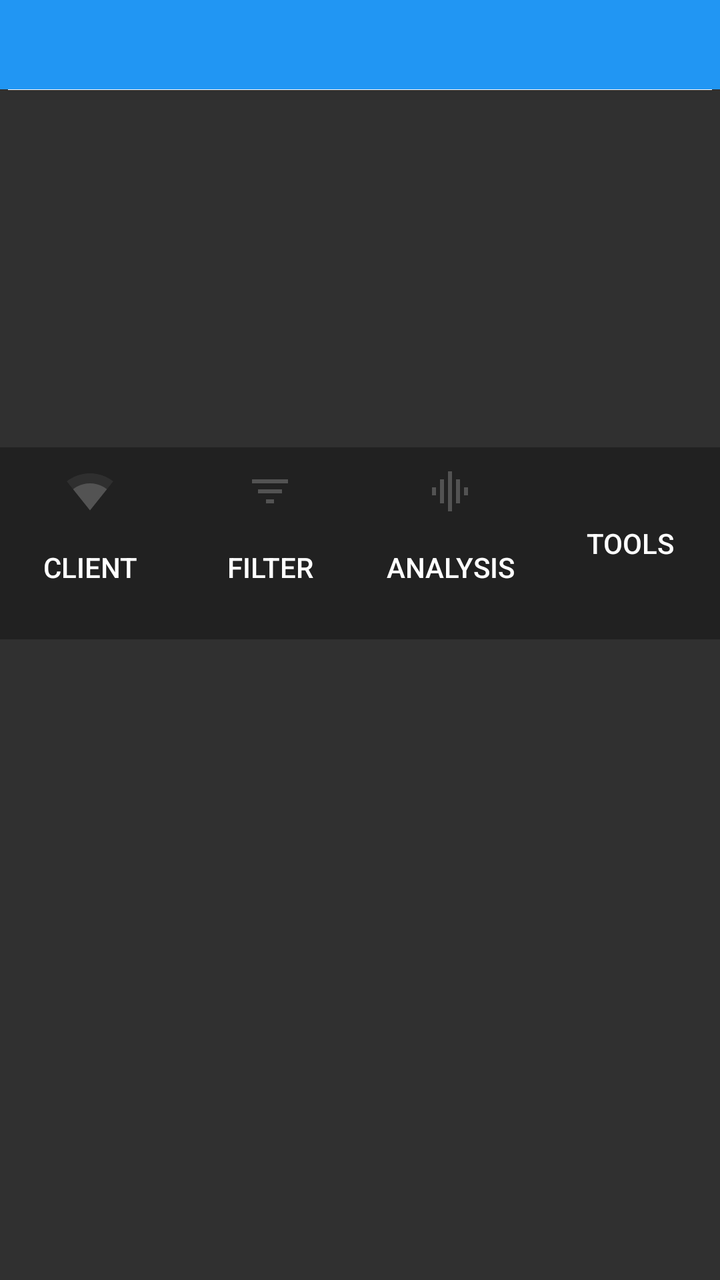
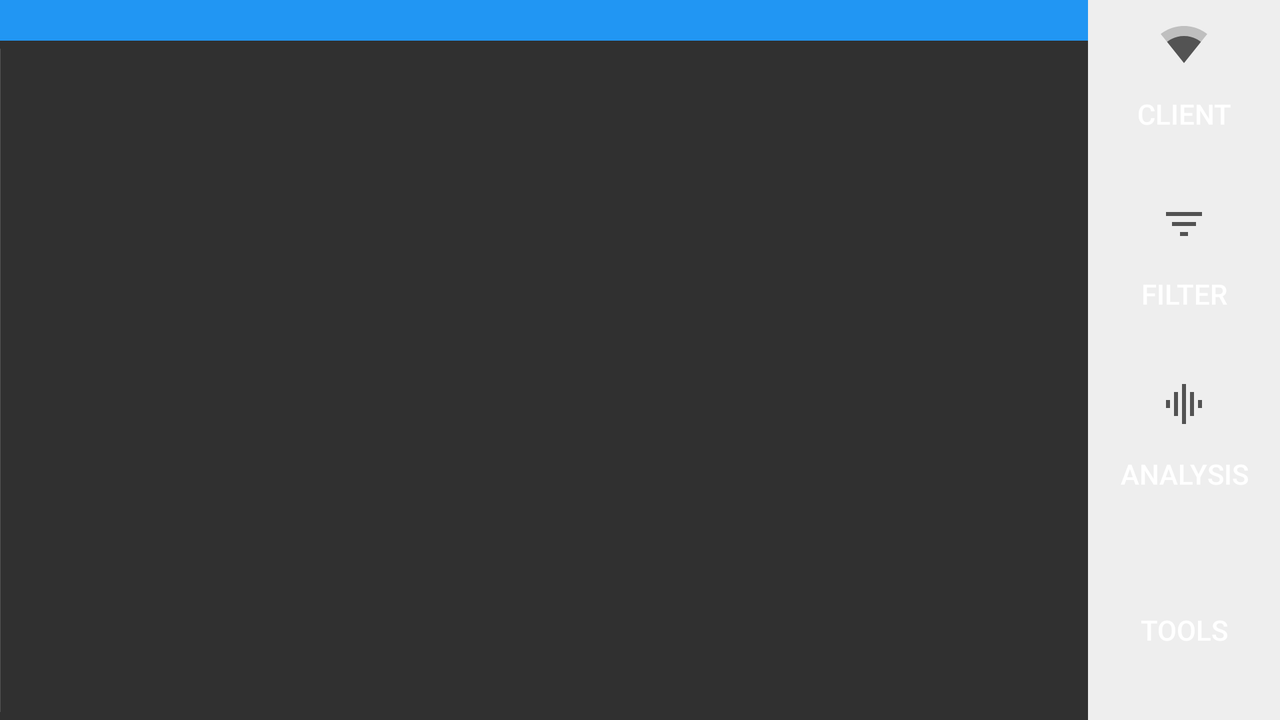

The same Android screen from two of the app's own layout files: first res/layout/ as a phone draws it, then the repository's variant for another configuration, drawn on a device whose configuration selects that folder. Both files follow.
<!-- AndroidManifest.xml: application theme AppTheme -->
<!-- res/layout/fragment_main.xml -->
<?xml version="1.0" encoding="utf-8"?>
<LinearLayout xmlns:android="http://schemas.android.com/apk/res/android"
    xmlns:tools="http://schemas.android.com/tools"
    android:id="@+id/fragment_main_layout"
    android:layout_width="match_parent"
    android:layout_height="match_parent"
    android:orientation="vertical"
    android:weightSum="1">

    <TextView
        android:id="@+id/fragment_main_txt_status"
        android:layout_width="match_parent"
        android:layout_height="0dp"
        android:layout_weight="0.07"
        android:background="@color/colorAccent"
        android:fontFamily="sans-serif-light"
        android:gravity="center"
        android:textSize="16sp" />

    <View
        android:layout_width="match_parent"
        android:layout_height="0dp"
        android:layout_marginEnd="4dp"
        android:layout_marginStart="4dp"
        android:layout_weight="0.001"
        android:background="#fff" />

    <ScrollView
        android:id="@+id/fragment_main_scroll_view_console"
        android:layout_width="match_parent"
        android:layout_height="0dp"
        android:layout_weight="0.279">

        <TextView
            android:id="@+id/fragment_main_txt_console"
            android:layout_width="match_parent"
            android:layout_height="wrap_content"
            android:fontFamily="sans-serif-light"
            android:textSize="15sp" />

    </ScrollView>

    <LinearLayout
        android:layout_width="match_parent"
        android:layout_height="0dp"
        android:layout_weight="0.15"
        android:background="#212121"
        android:orientation="horizontal"
        android:weightSum="1"
        tools:ignore="NestedWeights">

        <Button
            android:id="@+id/fragment_main_btn_clients"
            style="?android:borderlessButtonStyle"
            android:layout_width="0dp"
            android:layout_height="match_parent"
            android:layout_weight="0.25"
            android:drawableTop="@drawable/ic_client_network"
            android:text="@string/toolbar_client" />

        <Button
            android:id="@+id/fragment_main_btn_filter"
            style="?android:borderlessButtonStyle"
            android:layout_width="0dp"
            android:layout_height="match_parent"
            android:layout_weight="0.25"
            android:drawableTop="@drawable/ic_toolbar_filter"
            android:text="@string/toolbar_filter" />

        <Button
            android:id="@+id/fragment_main_btn_analysis"
            style="?android:borderlessButtonStyle"
            android:layout_width="0dp"
            android:layout_height="match_parent"
            android:layout_weight="0.25"
            android:drawableTop="@drawable/ic_toolbar_analysis"
            android:text="@string/toolbar_analysis" />

        <Button
            android:id="@+id/fragment_main_btn_tools"
            style="?android:borderlessButtonStyle"
            android:layout_width="0dp"
            android:layout_height="match_parent"
            android:layout_weight="0.25"
            android:drawableTop="@drawable/ic_toolbar_tools"
            android:text="@string/toolbar_tools" />
    </LinearLayout>

</LinearLayout>
<!-- resources referenced by this layout -->
<resources>
  <color name="colorAccent">@color/blue</color>
  <!-- drawable ic_client_network (drawable) -->
  <vector xmlns:android="http://schemas.android.com/apk/res/android"
      android:width="24dp"
      android:height="24dp"
      android:viewportHeight="24.0"
      android:viewportWidth="24.0">
      <path
          android:fillAlpha=".3"
          android:fillColor="@color/iconColor"
          android:pathData="M12.01,21.49L23.64,7c-0.45,-0.34 -4.93,-4 -11.64,-4C5.28,3 0.81,6.66 0.36,7l11.63,14.49 0.01,0.01 0.01,-0.01z" />
      <path
          android:fillColor="@color/iconColor"
          android:pathData="M3.53,10.95l8.46,10.54 0.01,0.01 0.01,-0.01 8.46,-10.54C20.04,10.62 16.81,8 12,8c-4.81,0 -8.04,2.62 -8.47,2.95z" />
  </vector>
  <!-- drawable ic_toolbar_analysis (drawable) -->
  <vector xmlns:android="http://schemas.android.com/apk/res/android"
          android:width="24dp"
          android:height="24dp"
          android:viewportWidth="24.0"
          android:viewportHeight="24.0">
      <path
          android:fillColor="@color/iconColor"
          android:pathData="M7,18h2L9,6L7,6v12zM11,22h2L13,2h-2v20zM3,14h2v-4L3,10v4zM15,18h2L17,6h-2v12zM19,10v4h2v-4h-2z"/>
  </vector>
  <!-- drawable ic_toolbar_filter (drawable) -->
  <vector xmlns:android="http://schemas.android.com/apk/res/android"
          android:width="24dp"
          android:height="24dp"
          android:viewportWidth="24.0"
          android:viewportHeight="24.0">
      <path
          android:fillColor="@color/iconColor"
          android:pathData="M10,18h4v-2h-4v2zM3,6v2h18L21,6L3,6zM6,13h12v-2L6,11v2z"/>
  </vector>
  <string name="toolbar_analysis">Analysis</string>
  <string name="toolbar_client">Client</string>
  <string name="toolbar_filter">Filter</string>
  <string name="toolbar_tools">Tools</string>
  <style name="AppTheme" parent="Theme.AppCompat">
          <item name="colorAccent">@color/colorAccent</item>
      </style>
  <color name="blue">#2196F3</color>
  <color name="iconColor">#535353</color>
</resources>
<!-- res/layout-land/fragment_main.xml (the repository's variant of the layout above) -->
<!-- drawn on the phone turned sideways -->
<?xml version="1.0" encoding="utf-8"?>
<LinearLayout xmlns:android="http://schemas.android.com/apk/res/android"
    xmlns:tools="http://schemas.android.com/tools"
    android:layout_width="match_parent"
    android:layout_height="match_parent"
    android:orientation="horizontal">

    <LinearLayout
        android:layout_width="0dp"
        android:layout_height="match_parent"
        android:orientation="vertical"
        android:layout_weight="0.85">

        <TextView
            android:id="@+id/fragment_main_txt_status"
            android:layout_width="match_parent"
            android:layout_height="wrap_content"
            android:textColor="@android:color/white"
            android:background="@color/colorAccent"
            android:fontFamily="sans-serif-light"
            android:gravity="center"
            android:textSize="15sp" />

        <LinearLayout
            android:id="@+id/fragment_main_layout"
            android:layout_width="match_parent"
            android:layout_height="match_parent"
            android:orientation="horizontal"
            android:weightSum="1">

            <View
                android:layout_width="0dp"
                android:layout_height="match_parent"
                android:layout_marginBottom="4dp"
                android:layout_marginTop="4dp"
                android:layout_weight="0.001"
                android:background="@color/iconColor" />

            <ScrollView
                android:id="@+id/fragment_main_scroll_view_console"
                android:layout_width="0dp"
                android:layout_height="match_parent"
                android:layout_weight="0.249">

                <TextView
                    android:id="@+id/fragment_main_txt_console"
                    android:layout_width="match_parent"
                    android:layout_height="wrap_content"
                    android:fontFamily="sans-serif-light"
                    android:textSize="16sp" />

            </ScrollView>

        </LinearLayout>

    </LinearLayout>


    <LinearLayout
        android:layout_width="0dp"
        android:layout_height="match_parent"
        android:layout_weight="0.15"
        android:background="@color/lightBackground"
        android:orientation="vertical"
        android:weightSum="1"
        tools:ignore="NestedWeights">

        <Button
            android:id="@+id/fragment_main_btn_clients"
            style="?android:borderlessButtonStyle"
            android:layout_width="match_parent"
            android:layout_height="0dp"
            android:layout_weight="0.25"
            android:drawableTop="@drawable/ic_client_network"
            android:text="@string/toolbar_client" />

        <Button
            android:id="@+id/fragment_main_btn_filter"
            style="?android:borderlessButtonStyle"
            android:layout_width="match_parent"
            android:layout_height="0dp"
            android:layout_weight="0.25"
            android:drawableTop="@drawable/ic_toolbar_filter"
            android:text="@string/toolbar_filter" />

        <Button
            android:id="@+id/fragment_main_btn_analysis"
            style="?android:borderlessButtonStyle"
            android:layout_width="match_parent"
            android:layout_height="0dp"
            android:layout_weight="0.25"
            android:drawableTop="@drawable/ic_toolbar_analysis"
            android:text="@string/toolbar_analysis" />

        <Button
            android:id="@+id/fragment_main_btn_tools"
            style="?android:borderlessButtonStyle"
            android:layout_width="match_parent"
            android:layout_height="0dp"
            android:layout_weight="0.25"
            android:drawableTop="@drawable/ic_toolbar_tools"
            android:text="@string/toolbar_tools" />
    </LinearLayout>

</LinearLayout>
<!-- resources referenced by the variant -->
<!-- as the phone turned sideways resolves them -->
<resources>
  <color name="colorAccent">@color/blue</color>
  <color name="iconColor">#535353</color>
  <color name="lightBackground">#eee</color>
  <!-- drawable ic_client_network (drawable) -->
  <vector xmlns:android="http://schemas.android.com/apk/res/android"
      android:width="24dp"
      android:height="24dp"
      android:viewportHeight="24.0"
      android:viewportWidth="24.0">
      <path
          android:fillAlpha=".3"
          android:fillColor="@color/iconColor"
          android:pathData="M12.01,21.49L23.64,7c-0.45,-0.34 -4.93,-4 -11.64,-4C5.28,3 0.81,6.66 0.36,7l11.63,14.49 0.01,0.01 0.01,-0.01z" />
      <path
          android:fillColor="@color/iconColor"
          android:pathData="M3.53,10.95l8.46,10.54 0.01,0.01 0.01,-0.01 8.46,-10.54C20.04,10.62 16.81,8 12,8c-4.81,0 -8.04,2.62 -8.47,2.95z" />
  </vector>
  <!-- drawable ic_toolbar_analysis (drawable) -->
  <vector xmlns:android="http://schemas.android.com/apk/res/android"
          android:width="24dp"
          android:height="24dp"
          android:viewportWidth="24.0"
          android:viewportHeight="24.0">
      <path
          android:fillColor="@color/iconColor"
          android:pathData="M7,18h2L9,6L7,6v12zM11,22h2L13,2h-2v20zM3,14h2v-4L3,10v4zM15,18h2L17,6h-2v12zM19,10v4h2v-4h-2z"/>
  </vector>
  <!-- drawable ic_toolbar_filter (drawable) -->
  <vector xmlns:android="http://schemas.android.com/apk/res/android"
          android:width="24dp"
          android:height="24dp"
          android:viewportWidth="24.0"
          android:viewportHeight="24.0">
      <path
          android:fillColor="@color/iconColor"
          android:pathData="M10,18h4v-2h-4v2zM3,6v2h18L21,6L3,6zM6,13h12v-2L6,11v2z"/>
  </vector>
  <string name="toolbar_analysis">Analysis</string>
  <string name="toolbar_client">Client</string>
  <string name="toolbar_filter">Filter</string>
  <string name="toolbar_tools">Tools</string>
  <style name="AppTheme" parent="Theme.AppCompat">
          <item name="colorAccent">@color/colorAccent</item>
      </style>
  <color name="blue">#2196F3</color>
</resources>
